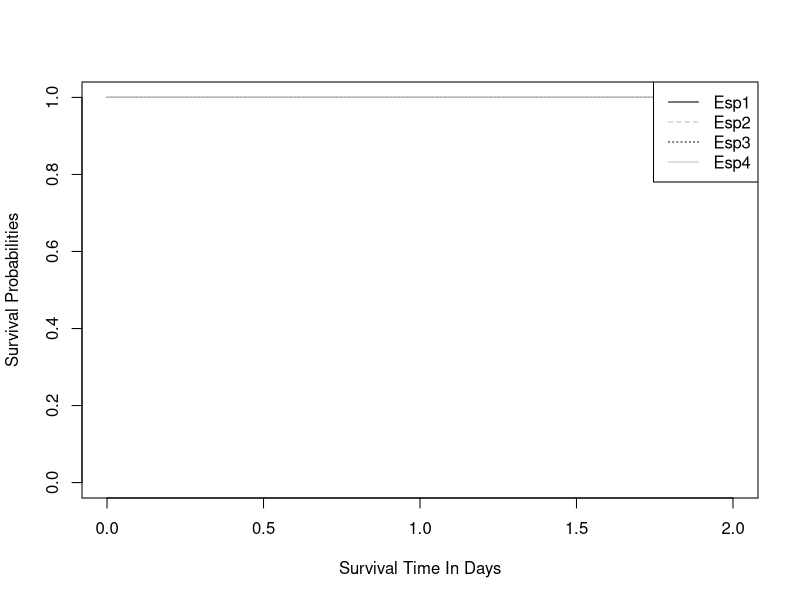
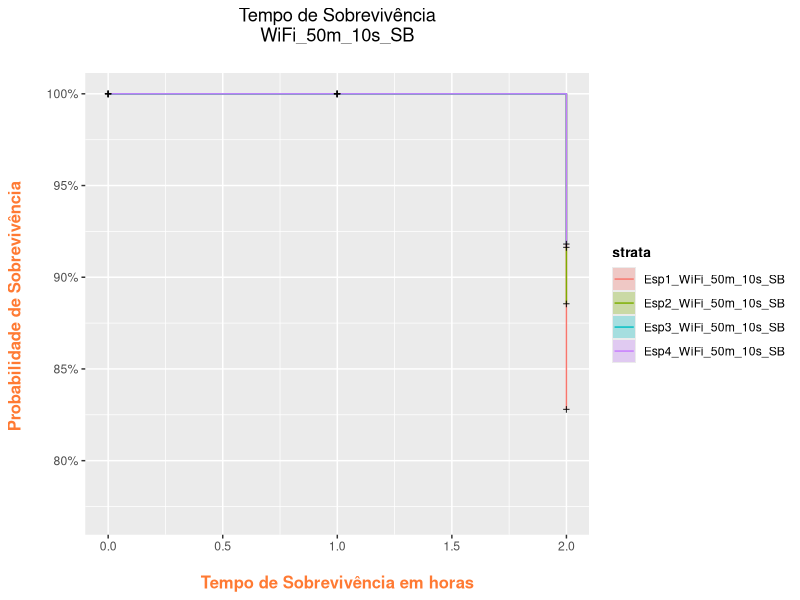
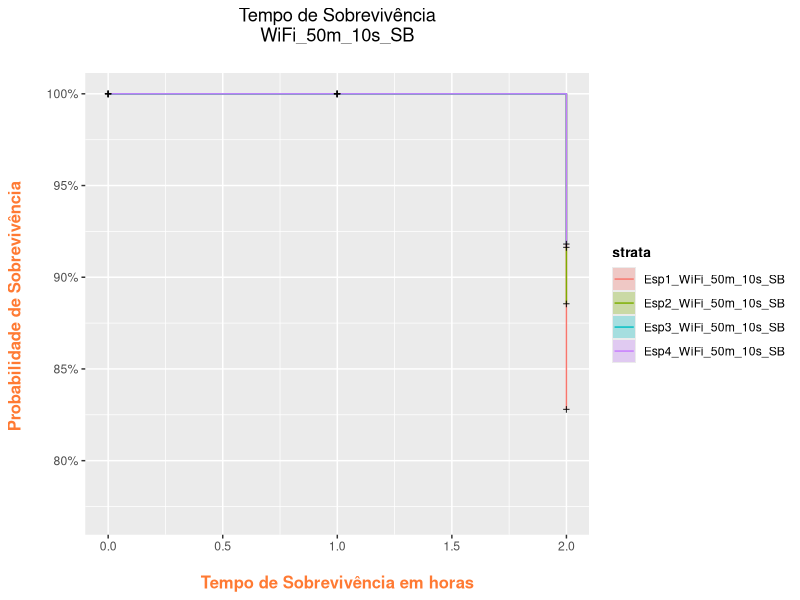

Generate these figures, in order, with R:
library(readxl)
Esp1_WiFi_50m_10s_SB <- read_excel("ESP1 WiFi 50m 10s SB.xlsx")
Esp2_WiFi_50m_10s_SB <- read_excel("ESP2 WiFi 50m 10s SB.xlsx")
Esp3_WiFi_50m_10s_SB <- read_excel("ESP3 WiFi 50m 10s SB.xlsx")
Esp4_WiFi_50m_10s_SB <- read_excel("ESP4 WiFi 50m 10s SB.xlsx")

View(Esp1_WiFi_50m_10s_SB)
View(Esp2_WiFi_50m_10s_SB)
View(Esp3_WiFi_50m_10s_SB)
View(Esp4_WiFi_50m_10s_SB)


require(lubridate)
Esp1_WiFi_50m_10s_SB$t<-hour(Esp1_WiFi_50m_10s_SB$Column1)
Esp1_WiFi_50m_10s_SB$status<-ifelse(Esp1_WiFi_50m_10s_SB$Column9<=2.8,1,0)

Esp2_WiFi_50m_10s_SB$t<-hour(Esp2_WiFi_50m_10s_SB$Column1)
Esp2_WiFi_50m_10s_SB$status<-ifelse(Esp2_WiFi_50m_10s_SB$Column9<=2.8,1,0)

Esp3_WiFi_50m_10s_SB$t<-hour(Esp3_WiFi_50m_10s_SB$Column1)
Esp3_WiFi_50m_10s_SB$status<-ifelse(Esp3_WiFi_50m_10s_SB$Column9<=2.8,1,0)

Esp4_WiFi_50m_10s_SB$t<-hour(Esp4_WiFi_50m_10s_SB$Column1)
Esp4_WiFi_50m_10s_SB$status<-ifelse(Esp4_WiFi_50m_10s_SB$Column9<=2.8,1,0)

dados1_50m_10s_SB<-Esp1_WiFi_50m_10s_SB[,9:10]
dados1_50m_10s_SB$Barreira="Esp1_WiFi_50m_10s_SB"
dados1_50m_10s_SB$t0=min(dados1_50m_10s_SB$t)
dados1_50m_10s_SB$survt<-dados1_50m_10s_SB$t-dados1_50m_10s_SB$t0

dados2_50m_10s_SB<-Esp2_WiFi_50m_10s_SB[,9:10]
dados2_50m_10s_SB$Barreira="Esp2_WiFi_50m_10s_SB"
dados2_50m_10s_SB$t0=min(dados2_50m_10s_SB$t)
dados2_50m_10s_SB$survt<-dados2_50m_10s_SB$t-dados2_50m_10s_SB$t0

dados3_50m_10s_SB<-Esp3_WiFi_50m_10s_SB[,9:10]
dados3_50m_10s_SB$Barreira="Esp3_WiFi_50m_10s_SB"
dados3_50m_10s_SB$t0=min(dados3_50m_10s_SB$t)
dados3_50m_10s_SB$survt<-dados3_50m_10s_SB$t-dados3_50m_10s_SB$t0

dados4_50m_10s_SB<-Esp4_WiFi_50m_10s_SB[,9:10]
dados4_50m_10s_SB$Barreira="Esp4_WiFi_50m_10s_SB"
dados4_50m_10s_SB$t0=min(dados4_50m_10s_SB$t)
dados4_50m_10s_SB$survt<-dados4_50m_10s_SB$t-dados4_50m_10s_SB$t0

dados_50m_10s<-rbind.data.frame(dados1_50m_10s_SB,dados2_50m_10s_SB,dados3_50m_10s_SB,dados4_50m_10s_SB)
dados_50m_10s$Barreira <- as.factor(dados_50m_10s$Barreira)
dados_50m_10s$status <- as.numeric(dados_50m_10s$status)
dados_50m_10s$t <- as.numeric(dados_50m_10s$t)
dados_50m_10s$survt <- as.numeric(dados_50m_10s$survt)

library("survival")
# Survival times until event
Surv(time = dados_50m_10s$survt, event = dados_50m_10s$status == 1)
summary(Surv(time = dados_50m_10s$survt, event = dados_50m_10s$status == 1))

# Surv creates survival object which is the response variable
Y = Surv(dados_50m_10s$survt, dados_50m_10s$status)
# Stratify by barreira variable:
kmfit = survfit(Y ~ dados_50m_10s$Barreira)

summary(kmfit, times = c(seq(0, 20, by = 1)))
saida<-summary(kmfit, times = c(seq(0, 20, by = 1)))
saida2<-data.frame(saida$time,saida$n.risk,saida$n.event,saida$surv,saida$std.err,
                   saida$lower,saida$upper)

# exportando saida para csv
write.csv(saida2,file="saida.csv")


plot(kmfit, lty = c("solid", "dashed", "dotted", "solid"), col = c("black", "grey", "black", "grey"), xlab = "Survival Time In Days", ylab = "Survival Probabilities")
legend("topright", c("Esp1", "Esp2", "Esp3", "Esp4"), lty = c("solid", "dashed", "dotted", "solid"), col = c("black", "grey", "black", "grey"))





library(ggplot2)
library(ggfortify)

model_fit <- survfit(Surv(survt, status) ~ Barreira, data = dados_50m_10s)
autoplot(model_fit) + 
  labs(x = "\n Tempo de Sobrevivência em horas ", y = "Probabilidade de Sobrevivência \n", 
       title = "Tempo de Sobrevivência\n WiFi_50m_10s_SB \n") + 
  theme(plot.title = element_text(hjust = 0.5), 
        axis.title.x = element_text(face="bold", colour="#FF7A33", size = 12),
        axis.title.y = element_text(face="bold", colour="#FF7A33", size = 12),
        
        legend.title = element_text(face="bold", size = 10))



ggsave("Grafico_KM_ESP1_WiFi_50m_10s_SB.png")
